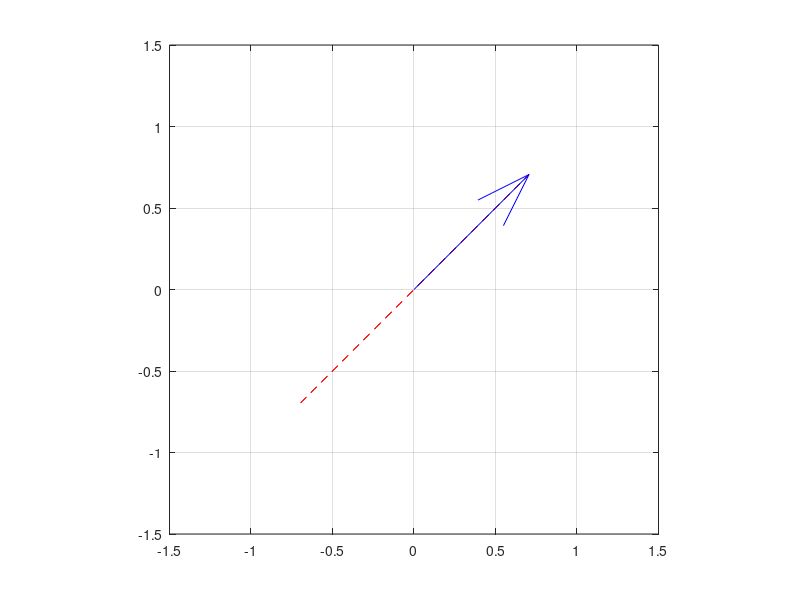

Here is the MATLAB script that generated this plot: (Note: this script raises an error after producing the figure.)
t = linspace(0,1,90);
rho = cos(2*pi*t);
phi = pi/4;
[x,y] = pol2cart(phi,rho);

figure1 = figure(1);
plot(x,y,'--r');
xlim([-1.5,1.5]);ylim([-1.5,1.5]);
axis square
set(gca,'XTick',[-1.5,-1,-0.5,0,0.5,1,1.5],'YTick',[-1.5,-1,-0.5,0,0.5,1,1.5]);
grid on
hold on
vec_E = quiver(0,0,x(1),y(1),1,'-b');

filename='linear.gif'; fps=30;

for k=2:length(t)
    set(vec_E,'UData',x(k),'VData',y(k));
    drawnow
    
    Frame=getframe(gcf);
    Image=frame2im(Frame);
    [imind,cm]=rgb2ind(Image,256);
    if k==2
        imwrite(imind,cm,filename,'gif','Loopcount',inf,'DelayTime',1/fps);
    else
        imwrite(imind,cm,filename,'gif','WriteMode','append','DelayTime',1/fps);
    end
end
close(1)